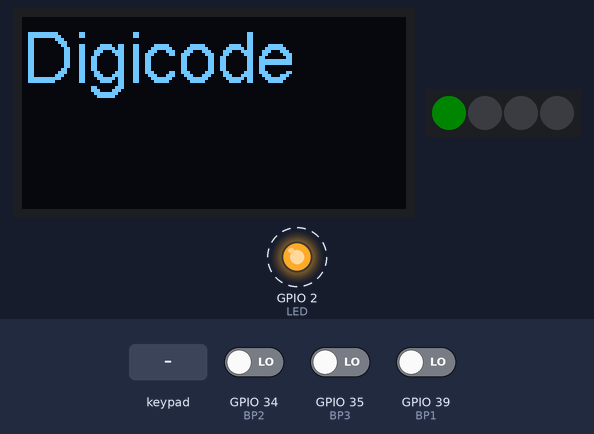
This program was run on a simulated ESP32. On the bench: 128×64 one-colour display, 4 RGB LEDs in strip order, left to right, output pins drawn as LEDs (lit = HIGH). Dashed ring = blinking. The inputs (shaded band) are chosen by the test bench; at power-on: GPIO 34 (BP2) LOW, GPIO 39 (BP1) LOW, GPIO 35 (BP3) LOW. Dim RGB values are drawn brighter than linear.

Above: at 2.52 s.
3.7 s: keypad keys 1 2 3 4 * pressed 0.4 s apart
At 7.0 s:
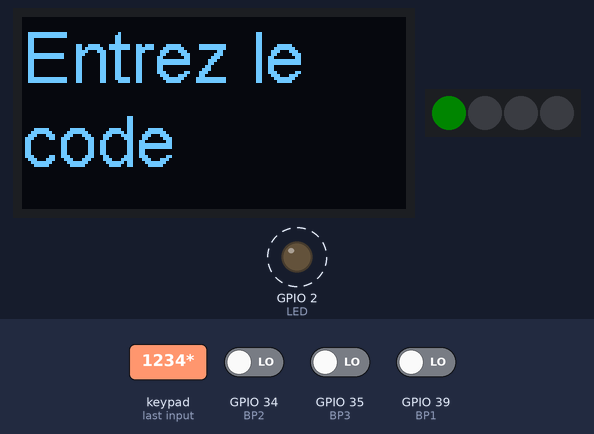
7.2 s: key '1' pressed
At 8.2 s:
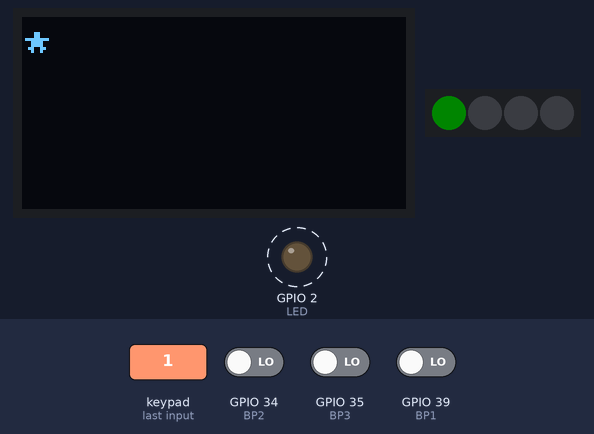
14.9 s: key '*' pressed
At 15.72 s:
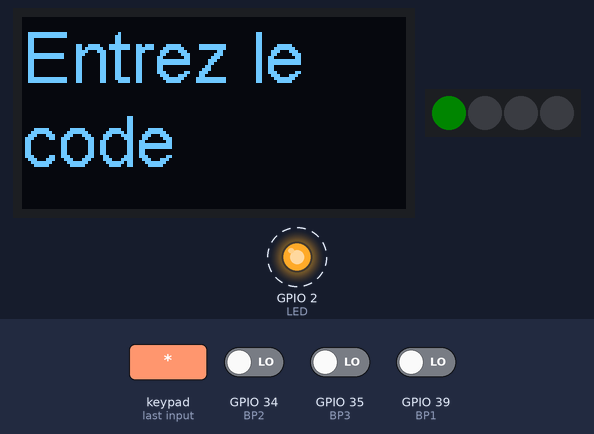
22.5 s: keypad keys 1 2 3 4 pressed 0.4 s apart
At 24.12 s:
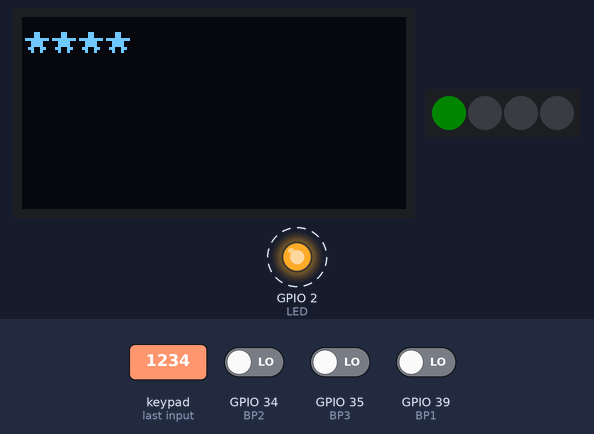
28.5 s: GPIO 34 (BP2) driven HIGH and GPIO 39 (BP1) driven HIGH
35.1 s: keypad keys 1 3 9 7 * pressed 0.4 s apart
At 38.2 s:
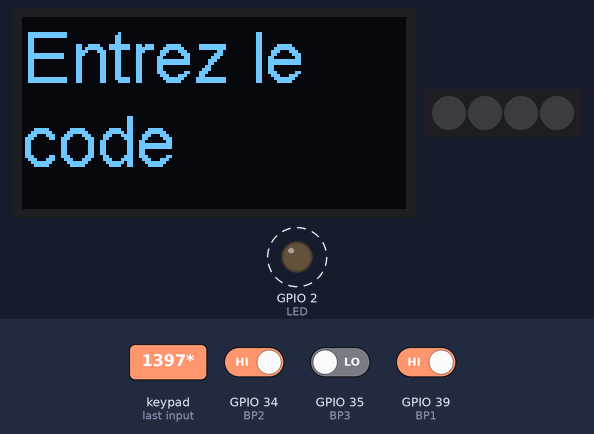
Timing chart, 0 to 43.3 s (numbered marks = the images above; inputs shaded):
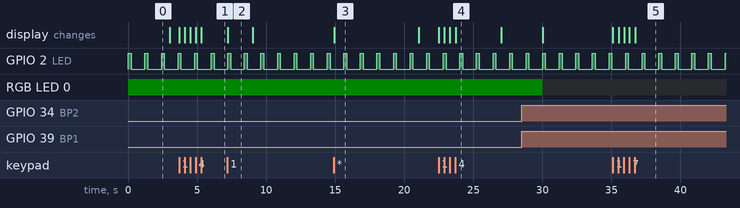

Measured:
- after the input at 3.7 s, the display: first changes at once (image 1 shows a later state)
- after the input at 7.2 s, the display: changes at once (image 2)
- after the input at 14.9 s, the display: changes at once (image 3)
- after the input at 22.5 s, the display: first changes at once (image 4 shows a later state)
- after the input at 35.1 s, the display: first changes at once (image 5 shows a later state)
- by itself, GPIO 2 (LED): alternates HIGH for 0.20 s and LOW for 1.0 s
- what the display in image 2 shows lasts 1.8 s, from 7.2 s to 9.0 s

The program:

main.cpp
```cpp
/*
 * File:   main.cpp
 * Author: philippe SIMIER Touchard Washington
 *
 * Digicode pour le contrôle d'accès d'un immeuble
 *
 * Created on 14 février 2022, 12:05
 */

#include <Arduino.h>
#include <HardwareSerial.h>
#include <Keypad.h>
#include <Afficheur.h>          // Afficheur SSD1306
#include <Led.h>                // Les quatre Leds RGB

#define CONNECTEUR_BAS   // Définit la position du connecteur clavier en haut ou bas

// Déclaration des caractères sur les touches
char keys[4][3] = {
    {'1', '2', '3'},
    {'4', '5', '6'},
    {'7', '8', '9'},
    {'*', '0', '\n'}
};

//affectation des GPIO aux lignes L0, L1, L2, L3 du clavier
//affectation des GPIO aux colonnes C0, C1, C2 du clavier
#if defined(CONNECTEUR_BAS)  // connecteur en bas

byte rowPins[4]{32, 33, 25, 26};
byte colPins[3]{4, 5, 15};

#else   // connecteur en haut

byte rowPins[4]{26, 25, 33, 32};
byte colPins[3]{15, 5, 4};

#endif

Keypad clavier = Keypad((char *) keys, rowPins, colPins, 4, 3);

String code;
String secret = "1234\n";
Afficheur *afficheur;
Led *led;

HardwareSerial com(1); // Déclaration d'une liaison série controlée part UART 1

void blinkLedBleu(void * parameter); // Tâche pour faire clignoter la led bleu en position 3
void boutonPoussoir(void * parameter); // Tâche pour ouvrir la porte avec les boutons poussoirs

void setup() {

    Serial.begin(115200);
    com.begin(9600, SERIAL_8N1, 16, 17); // Rx -> GPIO16 Tx -> GPIO17
    com.println("Setup com done");

    afficheur = new Afficheur;
    led = new Led(4); // quatre leds

    // Création des tâches blink et BP
    xTaskCreate(blinkLedBleu, "blinkLedBleu", 10000, NULL, 1, NULL);
    xTaskCreate(boutonPoussoir, "boutonpoussoir", 10000, NULL, 1, NULL);

    afficheur->afficher("Digicode");

}

void loop() {
    char key = clavier.getKey();

    if (key) {

        code.concat(key);
        afficheur->afficherMdp(code);
        com.print(key);

        if (key == '\n') {
            if (!code.compareTo(secret)) {
                afficheur->afficher("La porte s'ouvre");
                com.println("La porte s'ouvre");
                code = "";
                led->allumer(VERT); // led 0 verte
                delay(3000);
                led->eteindre();
                afficheur->afficher("Entrez le code");

            } else {
                afficheur->afficher("Code faux!");
                com.println("Code faux " + code);
                code = "";
                led->allumer(ROUGE); // led 0 rouge
                delay(2000);
                led->eteindre();
                afficheur->afficher("Entrez le code");
            }
        }
        if (key == '*') {
            code = "";
            afficheur->afficher("Entrez le code");
        }

    }


}

// Tâche pour faire clignoter la led bleu builtin

void blinkLedBleu(void * parameter) {

    const int LED {2};
    pinMode(LED, OUTPUT);

    // loop
    while (1) {
        digitalWrite(LED, digitalRead(LED) ^1); // turn the LED
        delay(200); // wait for a second
        digitalWrite(LED, digitalRead(LED) ^1); // turn the LED
        delay(1000);
    }
    vTaskDelete(NULL);
}

// Tâche scrutation des Boutons Pousoirs dans le couloir (Automate)
// La porte s'ouvre si bp1 actionné ou bp2 et bp3 actionnés simultanément

void boutonPoussoir(void * parameter) {

    // setup
    pinMode(39, INPUT); // BP1
    pinMode(34, INPUT); // BP2
    pinMode(35, INPUT); // BP3

    // loop
    while (1) {
        // traitement Préliminaire lecture des boutons poussoirs
        bool bp1 = !digitalRead(39);
        bool bp2 = !digitalRead(34);
        bool bp3 = !digitalRead(35);

        // Traitement combinatoire

        bool porte = (bp1 || (bp2 && bp3));

        // traitement postérieur Ecriture des sorties
        if (porte) {
            com.println("La porte s'ouvre");
            led->allumer(VERT); // led 0 verte
            delay(3000);
            led->eteindre();
            com.println("La porte se referme");

        }
        vTaskDelay(1); //indispensable car sinon guru ?!
    }

    vTaskDelete(NULL);

}
```
